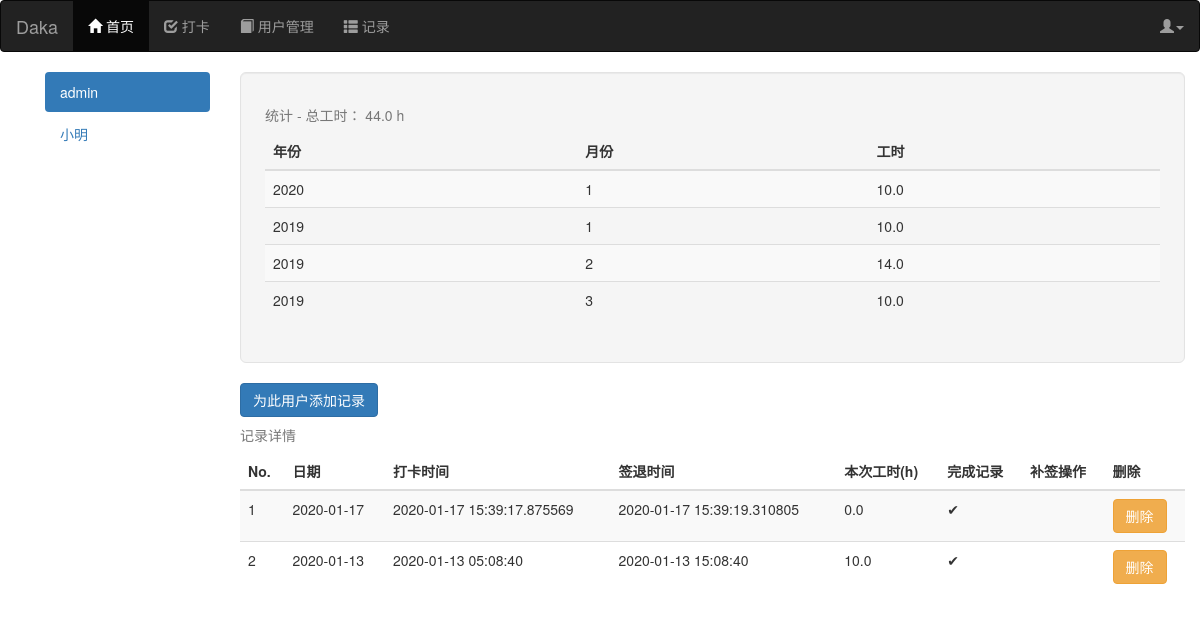
/main/record_admin/1?year=2020&month=1 (signed in), run on the app's committed database.
### app/models.py (models this page shows, shortened)
class User(UserMixin,db.Model):
    __tablename__="users"
    id=db.Column(db.Integer,primary_key=True)
    username=db.Column(db.String(64),unique=True,index=True)
    password_hash=db.Column(db.String(128))
    nickname=db.Column(db.String(64))
    role_id=db.Column(db.Integer,db.ForeignKey("roles.id"))
    records=db.relationship("Record",backref="user",lazy="dynamic")
    @property
    def password(self):
        raise AttributeError("password is not a readable attribute")
    def can(self,permissions):
        return self.role is not None and (self.role.permissions & permissions)==permissions
    def is_admin(self):
        return self.can(Permission.ADMINISTER)

class Record(db.Model):
    __tablename__="records"
    id=db.Column(db.Integer,primary_key=True)
    date=db.Column(db.Date,index=True)
    year=db.Column(db.Integer)
    month=db.Column(db.Integer)
    clock_in_time=db.Column(db.DateTime)
    clock_out_time=db.Column(db.DateTime)
    clock_out=db.Column(db.Boolean,default=False)
    hours=db.Column(db.Float,default=0)
    user_id=db.Column(db.Integer,db.ForeignKey("users.id"),index=True)

### app/main/views.py (the view)
@main.route("/record_admin/<int:id>")
@login_required
@admin_required
def record_admin(id=-1):
    if id==-1:
        id=current_user.id
    year=request.args.get("year",0)
    month=request.args.get("month",0)
    users=User.query.all()
    user=User.query.filter_by(id=id).first()
    worktime=Record.query.filter_by(user=user).with_entities(func.sum(Record.hours)).first()[0]
    data=generate_summary_data(user)
    records=Record.query.filter_by(user=user,year=year,month=month).order_by(Record.date.desc()).all()
    return render_template("main/record_admin.html",users=users,records=enumerate(records),user=user,worktime=worktime,data=data)

### app/decorateors.py (called while the page is built)
def permission_required(permissions):
    def decorator(f):
        @wraps(f)
        def decorator_function(*args,**kwargs):
            if not current_user.can(permissions):
                abort(403)
            return f(*args,**kwargs)
        return decorator_function
    return decorator

### app/main/views.py (called while the page is built)
def generate_summary_data(user):
    ret=[]
    user_query=Record.query.filter_by(user=user)
    years=user_query.with_entities(func.distinct(Record.year)).all()
    for year in years:
        months=user_query.filter_by(year=year[0]).with_entities(func.distinct(Record.month)).all()
        for month in months:
            node={
                "year":year[0],
                "month":month[0],
                "worktime":user_query.filter_by(year=year[0],month=month[0]).with_entities(func.sum(Record.hours)).first()[0]
            }
            ret.append(node)
    return ret

### app/models.py (called while the page is built)
@login_manager.user_loader
def load_user(user_id):
    return User.query.get(int(user_id))

### app/templates/main/record_admin.html (shortened to what this page needs)
{% extends "base.html" %}
{% block page_content %}
<div class="container">
    <div class="row">
        <div class="col-md-2 pre-scrollable">
            <ul class="nav nav-pills nav-stacked">
                {% for u in users %}
                {% if u.id!=user.id %}
                <li><a href="/main/record_admin/{{ u.id }}">{{ u.nickname }}</a></li>
                {% else %}
                <li class="active"><a href="/main/record_admin/{{ u.id }}">{{ u.nickname }}</a></li>
                {% endif %}
                {% endfor %}
            </ul>
        </div>
        <div class="col-md-10">
            <div class="well well-lg pre-scrollable">
                <table class="table table-striped">
                    <caption>统计 - 总工时： {{ worktime | round(2,"floor") }} h</caption>
                    <thead>
                        <tr>
                            <th>年份</th>
                            <th>月份</th>
                            <th>工时</th>
                        </tr>
                    </thead>
                    <tbody>
                        {% for i in data %}
                        <tr onclick="location.href='/main/record_admin/{{ user.id }}?year={{ i.year }}&month={{ i.month }}';">
                            <td>{{ i.year }}</td>
                            <td>{{ i.month }}</td>
                            <td>{{ i.worktime | round(2,"floor") }}</td>
                        </tr>
                        {% endfor %}
                    </tbody>
                </table>
            </div>
            <a href="/main/record_admin/addrecord/{{ user.id }}"><button class="btn btn-primary">为此用户添加记录</button></a>
            <div>
                <table class="table table-striped">
                    <caption>记录详情</caption>
                    <thead>
                        <tr>
                            <th>No.</th>
                            <th>日期</th>
                            <th>打卡时间</th>
                            <th>签退时间</th>
                            <th>本次工时(h)</th>
                            <th>完成记录</th>
                            <th>补签操作</th>
                            <th>删除</th>
                        </tr>
                    </thead>
                    <tbody>
                        {% for i,r in records %}
                        <tr>
                            <td>{{ i+1 }}</td>
                            <td>{{ r.date }}</td>
                            <td>{{ r.clock_in_time }}</td>
                            <td>{{ r.clock_out_time }}</td>
                            <td>{{ r.hours | round(2,"floor") }}</td>
                            {% if r.clock_out %}
                            <td>✔</td>
                            {% else %}
                            <td>❌</td>
                            {% endif %}
                            {% if not r.clock_out %}
                            <td><a href="/main/record_admin/makeup/{{ r.id }}"><button
                                        class="btn btn-primary">补签</button></a></td>
                            {% else %}
                            <td></td>
                            {% endif %}
                            <td><a href="/main/record_admin/delete/{{ r.id }}"><button
                                        class="btn btn-warning">删除</button></a></td>
                        </tr>
                        {% endfor %}
                    </tbody>
                </table>
            </div>
        </div>
    </div>
</div>
{% endblock %}

### app/templates/base.html (shortened to what this page needs)
{% extends "bootstrap/base.html" %}
{% import "bootstrap/wtf.html" as wtf %}
{% block head %}
{{ super() }}
{% endblock %}
{% block navbar %}
<nav class="navbar navbar-inverse" role="navigation">
    <div class="container-fluid">
        <div class="navbar-header">
            <a class="navbar-brand" href="/main">Daka</a>
        </div>
        <div>
            <ul class="nav navbar-nav">
                <li class="active"><a href="/main"><span class="glyphicon glyphicon-home"></span> 首页</a></li>
                {% if current_user.is_authenticated %}
                <li><a href="/main/clock"><span class="glyphicon glyphicon-check"></span> 打卡</a></li>
                {% endif %}
                {% if current_user.is_authenticated and current_user.is_admin() %}
                <li><a href="/main/account_manager_admin/0"><span class="glyphicon glyphicon-book"></span> 用户管理</a></li>
                {% endif %}
                {% if current_user.is_authenticated and current_user.is_admin() %}
                <li><a href="/main/record_admin/{{ current_user.id }}"><span class="glyphicon glyphicon-th-list"></span>
                        记录</a></li>
                {% elif current_user.is_authenticated %}
                <li><a href="/main/record"><span class="glyphicon glyphicon-th-list"></span> 记录</a></li>
                {% endif %}
            </ul>
            <ul class="nav navbar-nav navbar-right">
                {% if current_user.is_authenticated %}
                <li class="dropdown">
                    <a href="#" class="dropdown-toggle" data-toggle="dropdown">
                        <span class="glyphicon glyphicon-user"></span><b class="caret"></b>
                    </a>
                </li>
                {% else %}
                <li><a href="/auth/register"><span class="glyphicon glyphicon glyphicon-ok-circle"></span> 注册</a></li>
                <li><a href="/auth/login"><span class="glyphicon glyphicon-log-in"></span> 登录</a></li>
                {% endif %}
            </ul>
        </div>
    </div>
</nav>
{% endblock %}
{% block content %}
<div class="container">
    {% block page_content %}{% endblock %}
</div>
{% endblock %}

### data on the page
User: nickname "admin"
User: nickname "小明"
Record: i "1", date "2020-01-17", clock_in_time "2020-01-17 15:39:17.875569", clock_out_time "2020-01-17 15:39:19.310805", hours "0.0", clock_out True (drawn)
Record: i+1 "2", date "2020-01-13", clock_in_time "2020-01-13 05:08:40", clock_out_time "2020-01-13 15:08:40", hours "10.0", clock_out True (drawn)

### other printed values
{{ worktime | round(2,"floor") }} "44.0"
{{ i.year }} "2020" "2019" "2019" "2019"
{{ i.month }} "1" "1" "2" "3"
{{ i.worktime | round(2,"floor") }} "10.0" "10.0" "14.0" "10.0"
